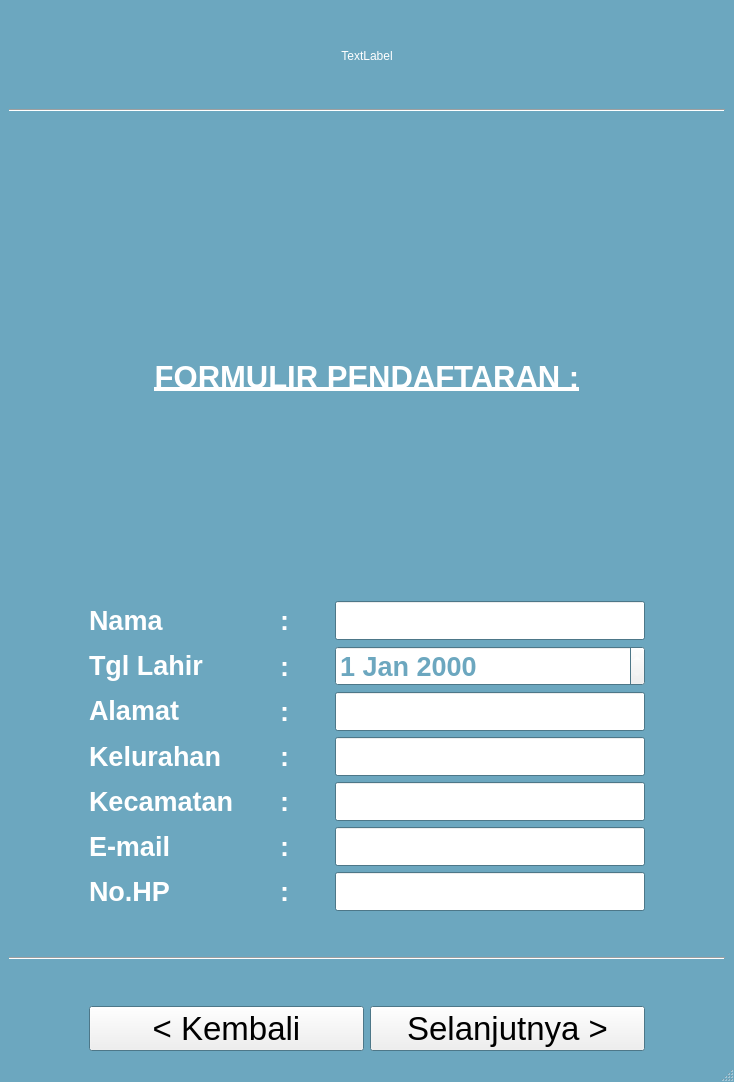
<?xml version="1.0" encoding="UTF-8"?>
<ui version="4.0">
 <class>PendaftaranWindow</class>
 <widget class="QMainWindow" name="PendaftaranWindow">
  <property name="geometry">
   <rect>
    <x>0</x>
    <y>0</y>
    <width>734</width>
    <height>1082</height>
   </rect>
  </property>
  <property name="palette">
   <palette>
    <active>
     <colorrole role="WindowText">
      <brush brushstyle="SolidPattern">
       <color alpha="255">
        <red>255</red>
        <green>255</green>
        <blue>255</blue>
       </color>
      </brush>
     </colorrole>
     <colorrole role="Text">
      <brush brushstyle="SolidPattern">
       <color alpha="255">
        <red>255</red>
        <green>255</green>
        <blue>255</blue>
       </color>
      </brush>
     </colorrole>
     <colorrole role="Base">
      <brush brushstyle="SolidPattern">
       <color alpha="255">
        <red>255</red>
        <green>255</green>
        <blue>255</blue>
       </color>
      </brush>
     </colorrole>
     <colorrole role="Window">
      <brush brushstyle="SolidPattern">
       <color alpha="255">
        <red>108</red>
        <green>167</green>
        <blue>191</blue>
       </color>
      </brush>
     </colorrole>
    </active>
    <inactive>
     <colorrole role="WindowText">
      <brush brushstyle="SolidPattern">
       <color alpha="255">
        <red>255</red>
        <green>255</green>
        <blue>255</blue>
       </color>
      </brush>
     </colorrole>
     <colorrole role="Text">
      <brush brushstyle="SolidPattern">
       <color alpha="255">
        <red>255</red>
        <green>255</green>
        <blue>255</blue>
       </color>
      </brush>
     </colorrole>
     <colorrole role="Base">
      <brush brushstyle="SolidPattern">
       <color alpha="255">
        <red>255</red>
        <green>255</green>
        <blue>255</blue>
       </color>
      </brush>
     </colorrole>
     <colorrole role="Window">
      <brush brushstyle="SolidPattern">
       <color alpha="255">
        <red>108</red>
        <green>167</green>
        <blue>191</blue>
       </color>
      </brush>
     </colorrole>
    </inactive>
    <disabled>
     <colorrole role="WindowText">
      <brush brushstyle="SolidPattern">
       <color alpha="255">
        <red>120</red>
        <green>120</green>
        <blue>120</blue>
       </color>
      </brush>
     </colorrole>
     <colorrole role="Text">
      <brush brushstyle="SolidPattern">
       <color alpha="255">
        <red>120</red>
        <green>120</green>
        <blue>120</blue>
       </color>
      </brush>
     </colorrole>
     <colorrole role="Base">
      <brush brushstyle="SolidPattern">
       <color alpha="255">
        <red>108</red>
        <green>167</green>
        <blue>191</blue>
       </color>
      </brush>
     </colorrole>
     <colorrole role="Window">
      <brush brushstyle="SolidPattern">
       <color alpha="255">
        <red>108</red>
        <green>167</green>
        <blue>191</blue>
       </color>
      </brush>
     </colorrole>
    </disabled>
   </palette>
  </property>
  <property name="windowTitle">
   <string>MainWindow</string>
  </property>
  <widget class="QWidget" name="centralwidget">
   <layout class="QVBoxLayout" name="verticalLayout_2">
    <item>
     <spacer name="verticalSpacer_2">
      <property name="orientation">
       <enum>Qt::Vertical</enum>
      </property>
      <property name="sizeType">
       <enum>QSizePolicy::Minimum</enum>
      </property>
      <property name="sizeHint" stdset="0">
       <size>
        <width>20</width>
        <height>40</height>
       </size>
      </property>
     </spacer>
    </item>
    <item>
     <widget class="QLabel" name="pictureLabel">
      <property name="sizePolicy">
       <sizepolicy hsizetype="Preferred" vsizetype="Fixed">
        <horstretch>0</horstretch>
        <verstretch>0</verstretch>
       </sizepolicy>
      </property>
      <property name="text">
       <string>TextLabel</string>
      </property>
      <property name="alignment">
       <set>Qt::AlignCenter</set>
      </property>
     </widget>
    </item>
    <item>
     <spacer name="verticalSpacer_3">
      <property name="orientation">
       <enum>Qt::Vertical</enum>
      </property>
      <property name="sizeType">
       <enum>QSizePolicy::Minimum</enum>
      </property>
      <property name="sizeHint" stdset="0">
       <size>
        <width>20</width>
        <height>40</height>
       </size>
      </property>
     </spacer>
    </item>
    <item>
     <widget class="Line" name="line">
      <property name="orientation">
       <enum>Qt::Horizontal</enum>
      </property>
     </widget>
    </item>
    <item>
     <spacer name="verticalSpacer_7">
      <property name="orientation">
       <enum>Qt::Vertical</enum>
      </property>
      <property name="sizeType">
       <enum>QSizePolicy::Minimum</enum>
      </property>
      <property name="sizeHint" stdset="0">
       <size>
        <width>20</width>
        <height>40</height>
       </size>
      </property>
     </spacer>
    </item>
    <item>
     <widget class="QLabel" name="label">
      <property name="font">
       <font>
        <pointsize>23</pointsize>
        <weight>75</weight>
        <bold>true</bold>
        <underline>true</underline>
       </font>
      </property>
      <property name="text">
       <string>FORMULIR PENDAFTARAN :</string>
      </property>
      <property name="alignment">
       <set>Qt::AlignCenter</set>
      </property>
     </widget>
    </item>
    <item>
     <layout class="QHBoxLayout" name="horizontalLayout">
      <item>
       <spacer name="horizontalSpacer_5">
        <property name="orientation">
         <enum>Qt::Horizontal</enum>
        </property>
        <property name="sizeType">
         <enum>QSizePolicy::Minimum</enum>
        </property>
        <property name="sizeHint" stdset="0">
         <size>
          <width>40</width>
          <height>20</height>
         </size>
        </property>
       </spacer>
      </item>
      <item>
       <spacer name="horizontalSpacer_12">
        <property name="orientation">
         <enum>Qt::Horizontal</enum>
        </property>
        <property name="sizeType">
         <enum>QSizePolicy::Minimum</enum>
        </property>
        <property name="sizeHint" stdset="0">
         <size>
          <width>40</width>
          <height>20</height>
         </size>
        </property>
       </spacer>
      </item>
      <item>
       <layout class="QVBoxLayout" name="verticalLayout_4">
        <item>
         <widget class="QLabel" name="label_2">
          <property name="sizePolicy">
           <sizepolicy hsizetype="Fixed" vsizetype="Preferred">
            <horstretch>0</horstretch>
            <verstretch>0</verstretch>
           </sizepolicy>
          </property>
          <property name="font">
           <font>
            <pointsize>20</pointsize>
            <weight>75</weight>
            <bold>true</bold>
           </font>
          </property>
          <property name="text">
           <string>Nama</string>
          </property>
         </widget>
        </item>
        <item>
         <widget class="QLabel" name="label_3">
          <property name="sizePolicy">
           <sizepolicy hsizetype="Fixed" vsizetype="Preferred">
            <horstretch>0</horstretch>
            <verstretch>0</verstretch>
           </sizepolicy>
          </property>
          <property name="font">
           <font>
            <pointsize>20</pointsize>
            <weight>75</weight>
            <bold>true</bold>
           </font>
          </property>
          <property name="text">
           <string>Tgl Lahir</string>
          </property>
         </widget>
        </item>
        <item>
         <widget class="QLabel" name="label_5">
          <property name="sizePolicy">
           <sizepolicy hsizetype="Fixed" vsizetype="Preferred">
            <horstretch>0</horstretch>
            <verstretch>0</verstretch>
           </sizepolicy>
          </property>
          <property name="font">
           <font>
            <pointsize>20</pointsize>
            <weight>75</weight>
            <bold>true</bold>
           </font>
          </property>
          <property name="text">
           <string>Alamat</string>
          </property>
         </widget>
        </item>
        <item>
         <widget class="QLabel" name="label_6">
          <property name="sizePolicy">
           <sizepolicy hsizetype="Fixed" vsizetype="Preferred">
            <horstretch>0</horstretch>
            <verstretch>0</verstretch>
           </sizepolicy>
          </property>
          <property name="font">
           <font>
            <pointsize>20</pointsize>
            <weight>75</weight>
            <bold>true</bold>
           </font>
          </property>
          <property name="text">
           <string>Kelurahan</string>
          </property>
         </widget>
        </item>
        <item>
         <widget class="QLabel" name="label_7">
          <property name="sizePolicy">
           <sizepolicy hsizetype="Fixed" vsizetype="Preferred">
            <horstretch>0</horstretch>
            <verstretch>0</verstretch>
           </sizepolicy>
          </property>
          <property name="font">
           <font>
            <pointsize>20</pointsize>
            <weight>75</weight>
            <bold>true</bold>
           </font>
          </property>
          <property name="text">
           <string>Kecamatan</string>
          </property>
         </widget>
        </item>
        <item>
         <widget class="QLabel" name="label_8">
          <property name="sizePolicy">
           <sizepolicy hsizetype="Fixed" vsizetype="Preferred">
            <horstretch>0</horstretch>
            <verstretch>0</verstretch>
           </sizepolicy>
          </property>
          <property name="font">
           <font>
            <pointsize>20</pointsize>
            <weight>75</weight>
            <bold>true</bold>
           </font>
          </property>
          <property name="text">
           <string>E-mail</string>
          </property>
         </widget>
        </item>
        <item>
         <widget class="QLabel" name="label_4">
          <property name="sizePolicy">
           <sizepolicy hsizetype="Fixed" vsizetype="Preferred">
            <horstretch>0</horstretch>
            <verstretch>0</verstretch>
           </sizepolicy>
          </property>
          <property name="font">
           <font>
            <pointsize>20</pointsize>
            <weight>75</weight>
            <bold>true</bold>
           </font>
          </property>
          <property name="text">
           <string>No.HP</string>
          </property>
         </widget>
        </item>
       </layout>
      </item>
      <item>
       <spacer name="horizontalSpacer">
        <property name="orientation">
         <enum>Qt::Horizontal</enum>
        </property>
        <property name="sizeType">
         <enum>QSizePolicy::Minimum</enum>
        </property>
        <property name="sizeHint" stdset="0">
         <size>
          <width>40</width>
          <height>20</height>
         </size>
        </property>
       </spacer>
      </item>
      <item>
       <layout class="QVBoxLayout" name="verticalLayout">
        <item>
         <layout class="QHBoxLayout" name="horizontalLayout_3">
          <item>
           <widget class="QLabel" name="label_9">
            <property name="sizePolicy">
             <sizepolicy hsizetype="Fixed" vsizetype="Preferred">
              <horstretch>0</horstretch>
              <verstretch>0</verstretch>
             </sizepolicy>
            </property>
            <property name="font">
             <font>
              <pointsize>20</pointsize>
              <weight>75</weight>
              <bold>true</bold>
             </font>
            </property>
            <property name="text">
             <string>:</string>
            </property>
           </widget>
          </item>
          <item>
           <spacer name="horizontalSpacer_2">
            <property name="orientation">
             <enum>Qt::Horizontal</enum>
            </property>
            <property name="sizeType">
             <enum>QSizePolicy::Minimum</enum>
            </property>
            <property name="sizeHint" stdset="0">
             <size>
              <width>40</width>
              <height>20</height>
             </size>
            </property>
           </spacer>
          </item>
          <item>
           <widget class="QLineEdit" name="lineEdit_Name">
            <property name="sizePolicy">
             <sizepolicy hsizetype="Expanding" vsizetype="Fixed">
              <horstretch>0</horstretch>
              <verstretch>0</verstretch>
             </sizepolicy>
            </property>
            <property name="palette">
             <palette>
              <active>
               <colorrole role="Text">
                <brush brushstyle="SolidPattern">
                 <color alpha="255">
                  <red>108</red>
                  <green>167</green>
                  <blue>191</blue>
                 </color>
                </brush>
               </colorrole>
              </active>
              <inactive>
               <colorrole role="Text">
                <brush brushstyle="SolidPattern">
                 <color alpha="255">
                  <red>108</red>
                  <green>167</green>
                  <blue>191</blue>
                 </color>
                </brush>
               </colorrole>
              </inactive>
              <disabled>
               <colorrole role="Text">
                <brush brushstyle="SolidPattern">
                 <color alpha="255">
                  <red>120</red>
                  <green>120</green>
                  <blue>120</blue>
                 </color>
                </brush>
               </colorrole>
              </disabled>
             </palette>
            </property>
            <property name="font">
             <font>
              <pointsize>20</pointsize>
              <weight>75</weight>
              <bold>true</bold>
             </font>
            </property>
           </widget>
          </item>
         </layout>
        </item>
        <item>
         <layout class="QHBoxLayout" name="horizontalLayout_4">
          <item>
           <widget class="QLabel" name="label_10">
            <property name="sizePolicy">
             <sizepolicy hsizetype="Fixed" vsizetype="Preferred">
              <horstretch>0</horstretch>
              <verstretch>0</verstretch>
             </sizepolicy>
            </property>
            <property name="font">
             <font>
              <pointsize>20</pointsize>
              <weight>75</weight>
              <bold>true</bold>
             </font>
            </property>
            <property name="text">
             <string>:</string>
            </property>
           </widget>
          </item>
          <item>
           <spacer name="horizontalSpacer_3">
            <property name="orientation">
             <enum>Qt::Horizontal</enum>
            </property>
            <property name="sizeType">
             <enum>QSizePolicy::Minimum</enum>
            </property>
            <property name="sizeHint" stdset="0">
             <size>
              <width>40</width>
              <height>20</height>
             </size>
            </property>
           </spacer>
          </item>
          <item>
           <widget class="QDateEdit" name="dateEdit">
            <property name="palette">
             <palette>
              <active>
               <colorrole role="Text">
                <brush brushstyle="SolidPattern">
                 <color alpha="255">
                  <red>108</red>
                  <green>167</green>
                  <blue>191</blue>
                 </color>
                </brush>
               </colorrole>
              </active>
              <inactive>
               <colorrole role="Text">
                <brush brushstyle="SolidPattern">
                 <color alpha="255">
                  <red>108</red>
                  <green>167</green>
                  <blue>191</blue>
                 </color>
                </brush>
               </colorrole>
              </inactive>
              <disabled>
               <colorrole role="Text">
                <brush brushstyle="SolidPattern">
                 <color alpha="255">
                  <red>120</red>
                  <green>120</green>
                  <blue>120</blue>
                 </color>
                </brush>
               </colorrole>
              </disabled>
             </palette>
            </property>
            <property name="font">
             <font>
              <pointsize>20</pointsize>
              <weight>75</weight>
              <bold>true</bold>
             </font>
            </property>
           </widget>
          </item>
         </layout>
        </item>
        <item>
         <layout class="QHBoxLayout" name="horizontalLayout_6">
          <item>
           <widget class="QLabel" name="label_11">
            <property name="sizePolicy">
             <sizepolicy hsizetype="Fixed" vsizetype="Preferred">
              <horstretch>0</horstretch>
              <verstretch>0</verstretch>
             </sizepolicy>
            </property>
            <property name="font">
             <font>
              <pointsize>20</pointsize>
              <weight>75</weight>
              <bold>true</bold>
             </font>
            </property>
            <property name="text">
             <string>:</string>
            </property>
           </widget>
          </item>
          <item>
           <spacer name="horizontalSpacer_6">
            <property name="orientation">
             <enum>Qt::Horizontal</enum>
            </property>
            <property name="sizeType">
             <enum>QSizePolicy::Fixed</enum>
            </property>
            <property name="sizeHint" stdset="0">
             <size>
              <width>40</width>
              <height>20</height>
             </size>
            </property>
           </spacer>
          </item>
          <item>
           <widget class="QLineEdit" name="lineEdit_Alamat">
            <property name="palette">
             <palette>
              <active>
               <colorrole role="Text">
                <brush brushstyle="SolidPattern">
                 <color alpha="255">
                  <red>108</red>
                  <green>167</green>
                  <blue>191</blue>
                 </color>
                </brush>
               </colorrole>
              </active>
              <inactive>
               <colorrole role="Text">
                <brush brushstyle="SolidPattern">
                 <color alpha="255">
                  <red>108</red>
                  <green>167</green>
                  <blue>191</blue>
                 </color>
                </brush>
               </colorrole>
              </inactive>
              <disabled>
               <colorrole role="Text">
                <brush brushstyle="SolidPattern">
                 <color alpha="255">
                  <red>120</red>
                  <green>120</green>
                  <blue>120</blue>
                 </color>
                </brush>
               </colorrole>
              </disabled>
             </palette>
            </property>
            <property name="font">
             <font>
              <pointsize>20</pointsize>
              <weight>75</weight>
              <bold>true</bold>
             </font>
            </property>
           </widget>
          </item>
         </layout>
        </item>
        <item>
         <layout class="QHBoxLayout" name="horizontalLayout_7">
          <item>
           <widget class="QLabel" name="label_13">
            <property name="font">
             <font>
              <pointsize>20</pointsize>
              <weight>75</weight>
              <bold>true</bold>
             </font>
            </property>
            <property name="text">
             <string>:</string>
            </property>
           </widget>
          </item>
          <item>
           <spacer name="horizontalSpacer_7">
            <property name="orientation">
             <enum>Qt::Horizontal</enum>
            </property>
            <property name="sizeType">
             <enum>QSizePolicy::Minimum</enum>
            </property>
            <property name="sizeHint" stdset="0">
             <size>
              <width>40</width>
              <height>20</height>
             </size>
            </property>
           </spacer>
          </item>
          <item>
           <widget class="QLineEdit" name="lineEdit_kelurahan">
            <property name="palette">
             <palette>
              <active>
               <colorrole role="Text">
                <brush brushstyle="SolidPattern">
                 <color alpha="255">
                  <red>108</red>
                  <green>166</green>
                  <blue>190</blue>
                 </color>
                </brush>
               </colorrole>
              </active>
              <inactive>
               <colorrole role="Text">
                <brush brushstyle="SolidPattern">
                 <color alpha="255">
                  <red>108</red>
                  <green>166</green>
                  <blue>190</blue>
                 </color>
                </brush>
               </colorrole>
              </inactive>
              <disabled>
               <colorrole role="Text">
                <brush brushstyle="SolidPattern">
                 <color alpha="255">
                  <red>120</red>
                  <green>120</green>
                  <blue>120</blue>
                 </color>
                </brush>
               </colorrole>
              </disabled>
             </palette>
            </property>
            <property name="font">
             <font>
              <pointsize>20</pointsize>
              <weight>75</weight>
              <bold>true</bold>
             </font>
            </property>
           </widget>
          </item>
         </layout>
        </item>
        <item>
         <layout class="QHBoxLayout" name="horizontalLayout_8">
          <item>
           <widget class="QLabel" name="label_14">
            <property name="font">
             <font>
              <pointsize>20</pointsize>
              <weight>75</weight>
              <bold>true</bold>
             </font>
            </property>
            <property name="text">
             <string>:</string>
            </property>
           </widget>
          </item>
          <item>
           <spacer name="horizontalSpacer_8">
            <property name="orientation">
             <enum>Qt::Horizontal</enum>
            </property>
            <property name="sizeType">
             <enum>QSizePolicy::Minimum</enum>
            </property>
            <property name="sizeHint" stdset="0">
             <size>
              <width>40</width>
              <height>20</height>
             </size>
            </property>
           </spacer>
          </item>
          <item>
           <widget class="QLineEdit" name="lineEdit_kecamatan">
            <property name="palette">
             <palette>
              <active>
               <colorrole role="Text">
                <brush brushstyle="SolidPattern">
                 <color alpha="255">
                  <red>108</red>
                  <green>167</green>
                  <blue>191</blue>
                 </color>
                </brush>
               </colorrole>
              </active>
              <inactive>
               <colorrole role="Text">
                <brush brushstyle="SolidPattern">
                 <color alpha="255">
                  <red>108</red>
                  <green>167</green>
                  <blue>191</blue>
                 </color>
                </brush>
               </colorrole>
              </inactive>
              <disabled>
               <colorrole role="Text">
                <brush brushstyle="SolidPattern">
                 <color alpha="255">
                  <red>120</red>
                  <green>120</green>
                  <blue>120</blue>
                 </color>
                </brush>
               </colorrole>
              </disabled>
             </palette>
            </property>
            <property name="font">
             <font>
              <pointsize>20</pointsize>
              <weight>75</weight>
              <bold>true</bold>
             </font>
            </property>
           </widget>
          </item>
         </layout>
        </item>
        <item>
         <layout class="QHBoxLayout" name="horizontalLayout_9">
          <item>
           <widget class="QLabel" name="label_12">
            <property name="font">
             <font>
              <pointsize>20</pointsize>
              <weight>75</weight>
              <bold>true</bold>
             </font>
            </property>
            <property name="text">
             <string>:</string>
            </property>
           </widget>
          </item>
          <item>
           <spacer name="horizontalSpacer_9">
            <property name="orientation">
             <enum>Qt::Horizontal</enum>
            </property>
            <property name="sizeType">
             <enum>QSizePolicy::Minimum</enum>
            </property>
            <property name="sizeHint" stdset="0">
             <size>
              <width>40</width>
              <height>20</height>
             </size>
            </property>
           </spacer>
          </item>
          <item>
           <widget class="QLineEdit" name="lineEdit_email">
            <property name="palette">
             <palette>
              <active>
               <colorrole role="Text">
                <brush brushstyle="SolidPattern">
                 <color alpha="255">
                  <red>108</red>
                  <green>167</green>
                  <blue>191</blue>
                 </color>
                </brush>
               </colorrole>
              </active>
              <inactive>
               <colorrole role="Text">
                <brush brushstyle="SolidPattern">
                 <color alpha="255">
                  <red>108</red>
                  <green>167</green>
                  <blue>191</blue>
                 </color>
                </brush>
               </colorrole>
              </inactive>
              <disabled>
               <colorrole role="Text">
                <brush brushstyle="SolidPattern">
                 <color alpha="255">
                  <red>120</red>
                  <green>120</green>
                  <blue>120</blue>
                 </color>
                </brush>
               </colorrole>
              </disabled>
             </palette>
            </property>
            <property name="font">
             <font>
              <pointsize>20</pointsize>
              <weight>75</weight>
              <bold>true</bold>
             </font>
            </property>
           </widget>
          </item>
         </layout>
        </item>
        <item>
         <layout class="QHBoxLayout" name="horizontalLayout_5">
          <item>
           <widget class="QLabel" name="label_15">
            <property name="font">
             <font>
              <pointsize>20</pointsize>
              <weight>75</weight>
              <bold>true</bold>
             </font>
            </property>
            <property name="text">
             <string>:</string>
            </property>
           </widget>
          </item>
          <item>
           <spacer name="horizontalSpacer_16">
            <property name="orientation">
             <enum>Qt::Horizontal</enum>
            </property>
            <property name="sizeType">
             <enum>QSizePolicy::Minimum</enum>
            </property>
            <property name="sizeHint" stdset="0">
             <size>
              <width>40</width>
              <height>20</height>
             </size>
            </property>
           </spacer>
          </item>
          <item>
           <widget class="QLineEdit" name="lineEdit_nohape">
            <property name="palette">
             <palette>
              <active>
               <colorrole role="Text">
                <brush brushstyle="SolidPattern">
                 <color alpha="255">
                  <red>108</red>
                  <green>167</green>
                  <blue>191</blue>
                 </color>
                </brush>
               </colorrole>
              </active>
              <inactive>
               <colorrole role="Text">
                <brush brushstyle="SolidPattern">
                 <color alpha="255">
                  <red>108</red>
                  <green>167</green>
                  <blue>191</blue>
                 </color>
                </brush>
               </colorrole>
              </inactive>
              <disabled>
               <colorrole role="Text">
                <brush brushstyle="SolidPattern">
                 <color alpha="255">
                  <red>120</red>
                  <green>120</green>
                  <blue>120</blue>
                 </color>
                </brush>
               </colorrole>
              </disabled>
             </palette>
            </property>
            <property name="font">
             <font>
              <pointsize>20</pointsize>
              <weight>75</weight>
              <bold>true</bold>
             </font>
            </property>
           </widget>
          </item>
         </layout>
        </item>
       </layout>
      </item>
      <item>
       <spacer name="horizontalSpacer_13">
        <property name="orientation">
         <enum>Qt::Horizontal</enum>
        </property>
        <property name="sizeType">
         <enum>QSizePolicy::Minimum</enum>
        </property>
        <property name="sizeHint" stdset="0">
         <size>
          <width>40</width>
          <height>20</height>
         </size>
        </property>
       </spacer>
      </item>
      <item>
       <spacer name="horizontalSpacer_4">
        <property name="orientation">
         <enum>Qt::Horizontal</enum>
        </property>
        <property name="sizeType">
         <enum>QSizePolicy::Minimum</enum>
        </property>
        <property name="sizeHint" stdset="0">
         <size>
          <width>40</width>
          <height>20</height>
         </size>
        </property>
       </spacer>
      </item>
     </layout>
    </item>
    <item>
     <spacer name="verticalSpacer_4">
      <property name="orientation">
       <enum>Qt::Vertical</enum>
      </property>
      <property name="sizeType">
       <enum>QSizePolicy::Minimum</enum>
      </property>
      <property name="sizeHint" stdset="0">
       <size>
        <width>20</width>
        <height>40</height>
       </size>
      </property>
     </spacer>
    </item>
    <item>
     <widget class="Line" name="line_2">
      <property name="orientation">
       <enum>Qt::Horizontal</enum>
      </property>
     </widget>
    </item>
    <item>
     <spacer name="verticalSpacer">
      <property name="orientation">
       <enum>Qt::Vertical</enum>
      </property>
      <property name="sizeType">
       <enum>QSizePolicy::Minimum</enum>
      </property>
      <property name="sizeHint" stdset="0">
       <size>
        <width>20</width>
        <height>40</height>
       </size>
      </property>
     </spacer>
    </item>
    <item>
     <layout class="QHBoxLayout" name="horizontalLayout_10">
      <item>
       <spacer name="horizontalSpacer_10">
        <property name="orientation">
         <enum>Qt::Horizontal</enum>
        </property>
        <property name="sizeType">
         <enum>QSizePolicy::Minimum</enum>
        </property>
        <property name="sizeHint" stdset="0">
         <size>
          <width>40</width>
          <height>20</height>
         </size>
        </property>
       </spacer>
      </item>
      <item>
       <spacer name="horizontalSpacer_14">
        <property name="orientation">
         <enum>Qt::Horizontal</enum>
        </property>
        <property name="sizeType">
         <enum>QSizePolicy::Minimum</enum>
        </property>
        <property name="sizeHint" stdset="0">
         <size>
          <width>40</width>
          <height>20</height>
         </size>
        </property>
       </spacer>
      </item>
      <item>
       <widget class="QPushButton" name="backButton">
        <property name="sizePolicy">
         <sizepolicy hsizetype="Preferred" vsizetype="Fixed">
          <horstretch>0</horstretch>
          <verstretch>0</verstretch>
         </sizepolicy>
        </property>
        <property name="font">
         <font>
          <pointsize>25</pointsize>
         </font>
        </property>
        <property name="text">
         <string>&lt; Kembali</string>
        </property>
       </widget>
      </item>
      <item>
       <widget class="QPushButton" name="nextButton">
        <property name="sizePolicy">
         <sizepolicy hsizetype="Preferred" vsizetype="Fixed">
          <horstretch>0</horstretch>
          <verstretch>0</verstretch>
         </sizepolicy>
        </property>
        <property name="font">
         <font>
          <pointsize>25</pointsize>
         </font>
        </property>
        <property name="text">
         <string>Selanjutnya &gt;</string>
        </property>
       </widget>
      </item>
      <item>
       <spacer name="horizontalSpacer_15">
        <property name="orientation">
         <enum>Qt::Horizontal</enum>
        </property>
        <property name="sizeType">
         <enum>QSizePolicy::Minimum</enum>
        </property>
        <property name="sizeHint" stdset="0">
         <size>
          <width>40</width>
          <height>20</height>
         </size>
        </property>
       </spacer>
      </item>
      <item>
       <spacer name="horizontalSpacer_11">
        <property name="orientation">
         <enum>Qt::Horizontal</enum>
        </property>
        <property name="sizeType">
         <enum>QSizePolicy::Minimum</enum>
        </property>
        <property name="sizeHint" stdset="0">
         <size>
          <width>40</width>
          <height>20</height>
         </size>
        </property>
       </spacer>
      </item>
     </layout>
    </item>
   </layout>
  </widget>
  <widget class="QMenuBar" name="menubar">
   <property name="geometry">
    <rect>
     <x>0</x>
     <y>0</y>
     <width>734</width>
     <height>21</height>
    </rect>
   </property>
  </widget>
  <widget class="QStatusBar" name="statusbar"/>
 </widget>
 <resources/>
 <connections>
  <connection>
   <sender>backButton</sender>
   <signal>clicked()</signal>
   <receiver>PendaftaranWindow</receiver>
   <slot>close()</slot>
   <hints>
    <hint type="sourcelabel">
     <x>294</x>
     <y>546</y>
    </hint>
    <hint type="destinationlabel">
     <x>294</x>
     <y>590</y>
    </hint>
   </hints>
  </connection>
 </connections>
</ui>
